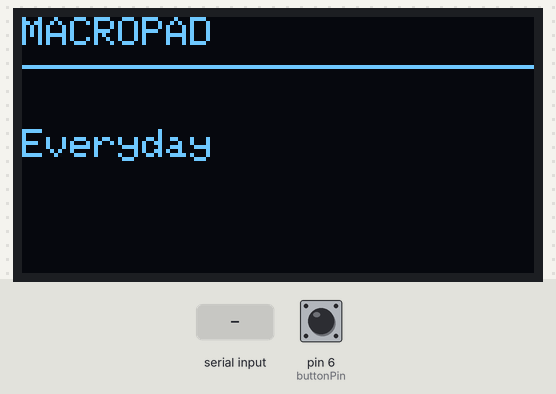
Recording of a sketch running on a simulated Arduino Uno, built with avr-gcc and run on an emulated ATmega328P. On the bench: 128×64 one-colour display. Inputs (shaded band) come from the test bench; at power-on: pin 6 (buttonPin) HIGH. What the sketch prints to the serial monitor is not drawn.

Above: at 1.2 s.
1.3 s: "LAYOUT:\n" received over Serial
At 1.8 s:
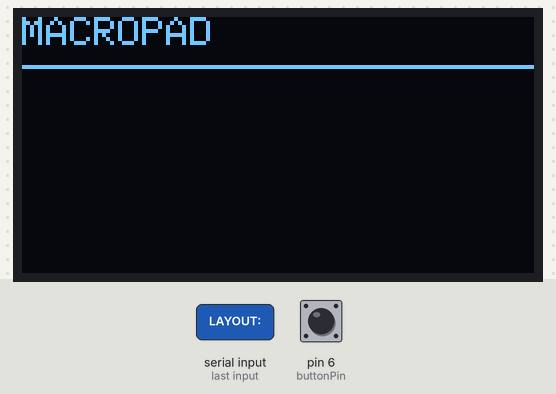
2.8 s: pin 6 (buttonPin) pulled LOW for 0.15 s
Timing chart, 0 to 5.8 s (numbered marks = the images above; inputs shaded):
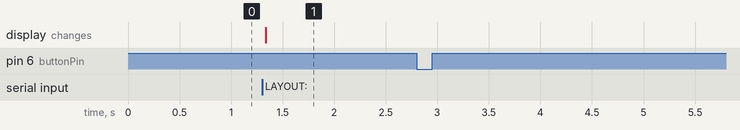

The sketch:

macropad.ino
```cpp
#include <Wire.h>
#include <Adafruit_GFX.h>
#include <Adafruit_SSD1306.h>

#define SCREEN_WIDTH 128
#define SCREEN_HEIGHT 64
#define OLED_RESET -1
#define OLED_ADDRESS 0x3C

Adafruit_SSD1306 display(
  SCREEN_WIDTH,
  SCREEN_HEIGHT,
  &Wire,
  OLED_RESET
);

const int buttonPin = 6;

int lastReading = HIGH;
int stableButtonState = HIGH;

unsigned long lastDebounceTime = 0;
const unsigned long debounceDelay = 40;

String currentLayout = "Everyday";

void showLayout() {
  display.clearDisplay();
  display.setTextColor(SSD1306_WHITE);

  display.setTextSize(1);
  display.setCursor(0, 0);
  display.println("MACROPAD");

  display.drawLine(0, 12, 127, 12, SSD1306_WHITE);

  display.setTextSize(1);
  display.setCursor(0, 28);
  display.println(currentLayout);

  display.display();
}

void setup() {
  pinMode(buttonPin, INPUT_PULLUP);

  Serial.begin(9600);
  Serial.setTimeout(50);

  Wire.begin();

  if (!display.begin(SSD1306_SWITCHCAPVCC, OLED_ADDRESS)) {
    Serial.println("OLED ERROR");
    while (true) {
      delay(100);
    }
  }

  showLayout();
  Serial.println("READY");
}

void loop() {
  int reading = digitalRead(buttonPin);

  if (reading != lastReading) {
    lastDebounceTime = millis();
  }

  if (millis() - lastDebounceTime > debounceDelay) {
    if (reading != stableButtonState) {
      stableButtonState = reading;

      if (stableButtonState == LOW) {
        Serial.println("PRESSED");
      }
    }
  }

  lastReading = reading;

  if (Serial.available()) {
    String command = Serial.readStringUntil('\n');
    command.trim();

    if (command.startsWith("LAYOUT:")) {
      currentLayout = command.substring(7);
      showLayout();
    }
  }
}
```

Measured:
- after the input at 1.3 s, the display: changes at once (image 1)
- after the input at 2.8 s, every drawn part: stays the same
